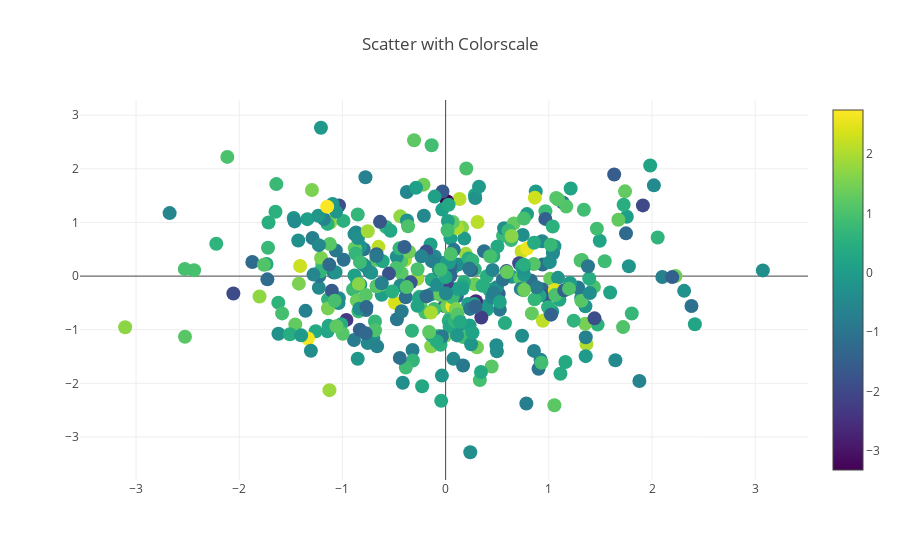

Notebook code cell kept with this figure:
### Markdown cell above
**Plot the data**

Hover over the markers to view the Z value and match it to the colorscale on the right

### Code cell
offline.iplot(fig)

### Figure 1 — Plotly figure (JSON) as saved in the notebook; plotly's stock layout.template omitted (floating-point values rounded to 4 significant figures; data arrays with more than 128 entries replaced by an {"elided": "..."} marker saying what was removed)
{"data": [{"marker": {"color": {"elided": "400 float values"}, "colorscale": "Viridis", "showscale": true, "size": 14}, "mode": "markers", "text": {"elided": "400 str values"}, "type": "scatter", "uid": "354407f0-9aeb-11e8-9114-6030d4660e22", "x": {"elided": "400 float values"}, "y": {"elided": "400 float values"}}], "layout": {"hovermode": "closest", "title": "Scatter with Colorscale"}}
